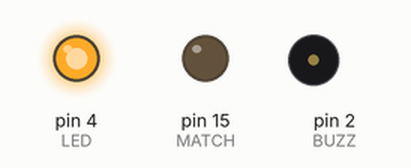
Simulated run of this sketch. Board: Arduino Uno, built with avr-gcc and run on an emulated ATmega328P. Shown: output pins drawn as LEDs (lit = HIGH), buzzer (waves = sounding, pin HIGH).

Above: at 1.0 s.
At 3.5 s:
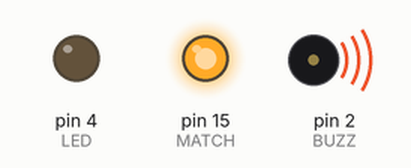
Timing chart, 0 to 6.5 s (numbered marks = the images above):
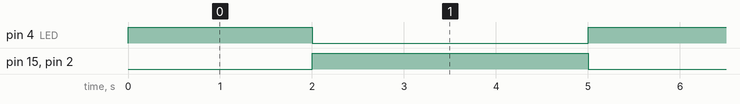

The sketch:

e_igniter.ino
```cpp
#define LED 4 //Indicador visual
#define BUZZ 2  //Indicador auditivo
#define MATCH 15 //Cerillo electrónico

void setup() {
  Serial.begin(9600);
  while(!Serial);

  //Salidas
  pinMode(LED, OUTPUT);
  pinMode(BUZZ, OUTPUT);
  pinMode(MATCH, OUTPUT);
}

void loop() {
  digitalWrite(LED, HIGH);
  digitalWrite(BUZZ, LOW);
  digitalWrite(MATCH, LOW);

  delay(2000);
  digitalWrite(LED, LOW);
  digitalWrite(BUZZ, HIGH);
  digitalWrite(MATCH, HIGH);
  delay(3000);


}
```

Measured:
- by itself, pin 4 (LED): alternates HIGH for 2.0 s and LOW for 3.0 s
- by itself, pin 15 (MATCH), pin 2 (BUZZ): alternates HIGH for 3.0 s and LOW for 2.0 s
